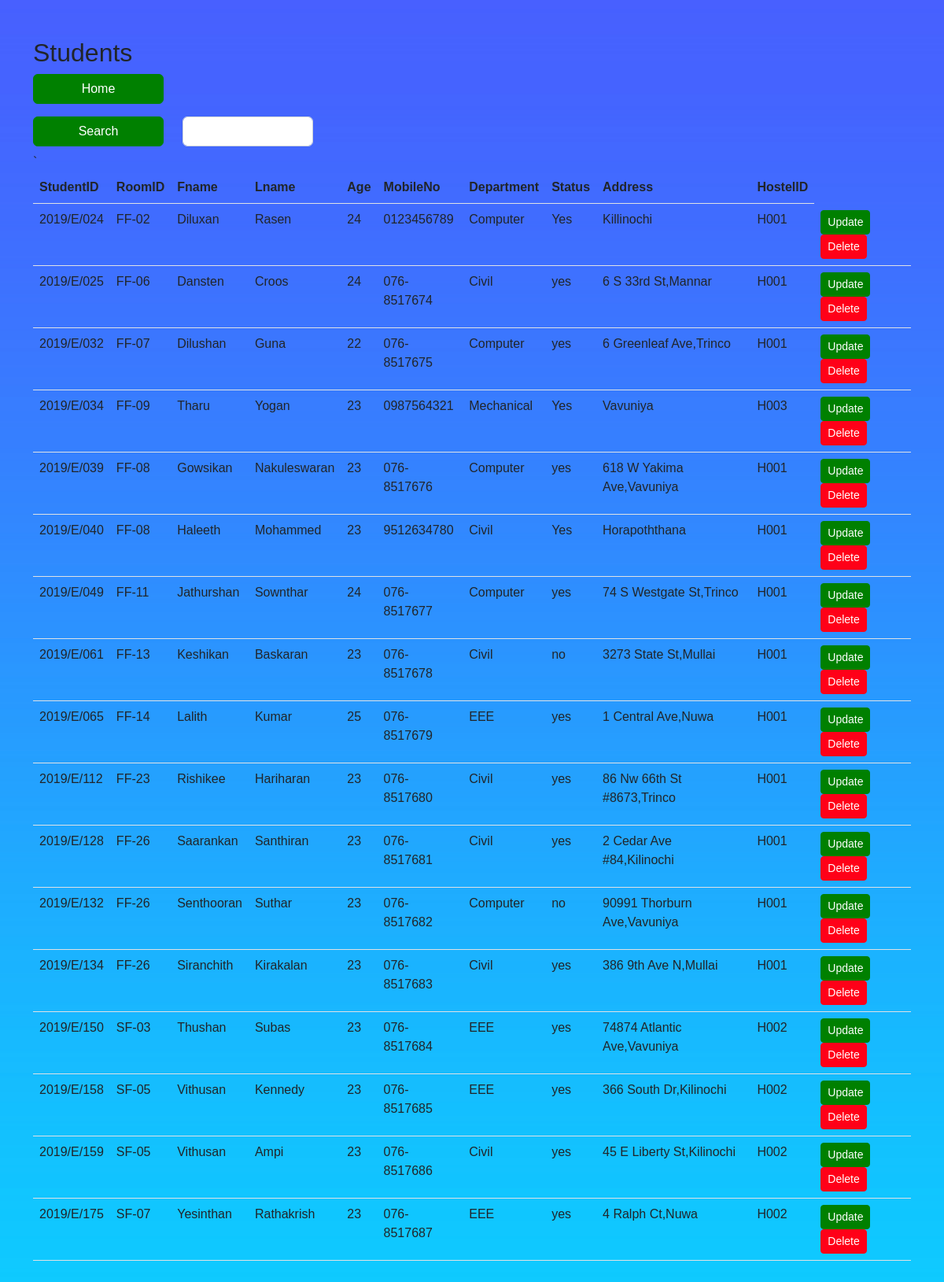
The page /IndexStudent.php (signed in) on the database its author committed.
### tables this page shows
CREATE TABLE `student` (
  `StudentID` char(10) NOT NULL,
  `RoomID` char(9) DEFAULT NULL,
  `Fname` varchar(20) NOT NULL,
  `Lname` varchar(20) NOT NULL,
  `Age` int(11) NOT NULL,
  `MobileNo` varchar(14) NOT NULL,
  `Department` varchar(35) NOT NULL,
  `Status` varchar(4) NOT NULL,
  `Address` varchar(60) NOT NULL,
  `HostelID` varchar(6) DEFAULT NULL
);

### IndexStudent.php (the view, shortened to what this page needs)
<!DOCTYPE html>
<html lang="en">
<head>
    <link rel="stylesheet" href="https://cdn.jsdelivr.net/npm/bootstrap@5.2.2/dist/css/bootstrap.min.css">
    <link rel="stylesheet" type="text/css" href="EditDeleteButton.css">
</head>
<body>
    <div class="container my-5">
        <h2>Students</h2>
        <form action="" method="GET">
            <div class="row mb-2">
                <div class="offset-sm-0 row mb-2 col-sm-2">
                    <a class="btn btn-head" href="/HostelManagement/HomeEmployee.php" role="button">Home</a>
                </div>
            </div>
            <div class="row mb-2">
                <div class=" offset-sm-0 col-sm-2 d-grid">
                    <button type="submit" class="btn btn-head">Search</button>
                </div>
                <div class=" offset-sm-0 col-sm-2 d-grid">
                    <input type="text" class="form-control" name="StudentID" value="<?php if (isset($_GET['StudentID'])) {
                                                                                        echo $_GET['StudentID'];
                                                                                    } ?>">
                </div>
            </div>
        </form>
        <form>
            <table class="table">
                <thead>
                    <tr>
                        <th>StudentID</th>
                        <th>RoomID</th>
                        <th>Fname</th>
                        <th>Lname</th>
                        <th>Age</th>
                        <th>MobileNo</th>
                        <th>Department</th>
                        <th>Status</th>
                        <th>Address</th>
                        <th>HostelID</th> `
                    </tr>
                </thead>
                <tbody>
                    <?php
                    $servername = "localhost";
                    $username = "root";
                    $password = "";
                    $database = "hostel management system";
                    $connection = new mysqli($servername, $username, $password, $database);
                    $sql = "SELECT * FROM student";
                    $result = $connection->query($sql);
                    while ($row = $result->fetch_assoc()) {
                        echo "
                    <tr>
                    <td>$row[StudentID]</td>
                    <td>$row[RoomID]</td>
                    <td>$row[Fname]</td>
                    <td>$row[Lname]</td>
                    <td>$row[Age]</td>
                    <td>$row[MobileNo]</td>
                    <td>$row[Department]</td>
                    <td>$row[Status]</td>
                    <td>$row[Address]</td>
                    <td>$row[HostelID]</td>
                    <td>
                        <a class='btn btn-update btn-sm' href='/HostelManagement/UpdateStudent.php?StudentID=$row[StudentID]'>Update</a>
                        <a class='btn btn-delete btn-sm' href='/HostelManagement/DeleteStudent.php?StudentID=$row[StudentID]'>Delete</a>
                    </td>
                    </tr>
                    ";
                    }
                    ?>
                </tbody>
            </table>
        </form>
        <br>
    </div>
</body>
</html>

### EditDeleteButton.css (style rules this page uses)
.btn-update { --bs-btn-color: #fff; --bs-btn-bg: #008000; --bs-btn-border-color: #008000; --bs-btn-hover-color: #fff; --bs-btn-hover-bg: #0b5ed7; --bs-btn-hover-border-color: #0a58ca; --bs-btn-focus-shadow-rgb: 49, 132, 253; --bs-btn-active-color: #fff; --bs-btn-active-bg: #0a58ca; --bs-btn-active-border-color: #0a53be; --bs-btn-active-shadow: inset 0 3px 5px rgba(0, 0, 0, 0.125); --bs-btn-disabled-color: #fff; --bs-btn-disabled-bg: #008000; --bs-btn-disabled-border-color: #008000 }
.btn-delete { --bs-btn-color: #fff; --bs-btn-bg: #ff0018; --bs-btn-border-color: #ff0018; --bs-btn-hover-color: #fff; --bs-btn-hover-bg: #0b5ed7; --bs-btn-hover-border-color: #0a58ca; --bs-btn-focus-shadow-rgb: 49, 132, 253; --bs-btn-active-color: #fff; --bs-btn-active-bg: #0a58ca; --bs-btn-active-border-color: #0a53be; --bs-btn-active-shadow: inset 0 3px 5px rgba(0, 0, 0, 0.125); --bs-btn-disabled-color: #fff; --bs-btn-disabled-bg: #ff0018; --bs-btn-disabled-border-color: #ff0018 }
.btn-head { --bs-btn-color: #fff; --bs-btn-bg: #008000; --bs-btn-border-color: #008000; --bs-btn-hover-color: #fff; --bs-btn-hover-bg: #0b5ed7; --bs-btn-hover-border-color: #0a58ca; --bs-btn-focus-shadow-rgb: 49, 132, 253; --bs-btn-active-color: #fff; --bs-btn-active-bg: #0a58ca; --bs-btn-active-border-color: #0a53be; --bs-btn-active-shadow: inset 0 3px 5px rgba(0, 0, 0, 0.125); --bs-btn-disabled-color: #fff; --bs-btn-disabled-bg: #008000; --bs-btn-disabled-border-color: #008000 }

### IndexStudent.php (style rules this page uses)
body { margin: 0; padding: 0; background: url(bgImage.jpg)no-repeat center center fixed; font-family: sans-serif; background-size: cover; }

### rows shown on the page
student: StudentID "2019/E/024", RoomID "FF-02", Fname "Diluxan", Lname "Rasen", Age "24", MobileNo "0123456789", Department "Computer", Status "Yes", Address "Killinochi", HostelID "H001"
student: StudentID "2019/E/025", RoomID "FF-06", Fname "Dansten", Lname "Croos", Age "24", MobileNo "076-8517674", Department "Civil", Status "yes", Address "6 S 33rd St,Mannar", HostelID "H001"
student: StudentID "2019/E/032", RoomID "FF-07", Fname "Dilushan", Lname "Guna", Age "22", MobileNo "076-8517675", Department "Computer", Status "yes", Address "6 Greenleaf Ave,Trinco", HostelID "H001"
student: StudentID "2019/E/034", RoomID "FF-09", Fname "Tharu", Lname "Yogan", Age "23", MobileNo "0987564321", Department "Mechanical", Status "Yes", Address "Vavuniya", HostelID "H003"
student: StudentID "2019/E/039", RoomID "FF-08", Fname "Gowsikan", Lname "Nakuleswaran", Age "23", MobileNo "076-8517676", Department "Computer", Status "yes", Address "618 W Yakima Ave,Vavuniya", HostelID "H001"
student: StudentID "2019/E/040", RoomID "FF-08", Fname "Haleeth", Lname "Mohammed", Age "23", MobileNo "9512634780", Department "Civil", Status "Yes", Address "Horapoththana", HostelID "H001"
student: StudentID "2019/E/049", RoomID "FF-11", Fname "Jathurshan", Lname "Sownthar", Age "24", MobileNo "076-8517677", Department "Computer", Status "yes", Address "74 S Westgate St,Trinco", HostelID "H001"
student: StudentID "2019/E/061", RoomID "FF-13", Fname "Keshikan", Lname "Baskaran", Age "23", MobileNo "076-8517678", Department "Civil", Status "no", Address "3273 State St,Mullai", HostelID "H001"
student: StudentID "2019/E/065", RoomID "FF-14", Fname "Lalith", Lname "Kumar", Age "25", MobileNo "076-8517679", Department "EEE", Status "yes", Address "1 Central Ave,Nuwa", HostelID "H001"
student: StudentID "2019/E/112", RoomID "FF-23", Fname "Rishikee", Lname "Hariharan", Age "23", MobileNo "076-8517680", Department "Civil", Status "yes", Address "86 Nw 66th St #8673,Trinco", HostelID "H001"
student: StudentID "2019/E/128", RoomID "FF-26", Fname "Saarankan", Lname "Santhiran", Age "23", MobileNo "076-8517681", Department "Civil", Status "yes", Address "2 Cedar Ave #84,Kilinochi", HostelID "H001"
student: StudentID "2019/E/132", RoomID "FF-26", Fname "Senthooran", Lname "Suthar", Age "23", MobileNo "076-8517682", Department "Computer", Status "no", Address "90991 Thorburn Ave,Vavuniya", HostelID "H001"
student: StudentID "2019/E/134", RoomID "FF-26", Fname "Siranchith", Lname "Kirakalan", Age "23", MobileNo "076-8517683", Department "Civil", Status "yes", Address "386 9th Ave N,Mullai", HostelID "H001"
student: StudentID "2019/E/150", RoomID "SF-03", Fname "Thushan", Lname "Subas", Age "23", MobileNo "076-8517684", Department "EEE", Status "yes", Address "74874 Atlantic Ave,Vavuniya", HostelID "H002"
student: StudentID "2019/E/158", RoomID "SF-05", Fname "Vithusan", Lname "Kennedy", Age "23", MobileNo "076-8517685", Department "EEE", Status "yes", Address "366 South Dr,Kilinochi", HostelID "H002"
student: StudentID "2019/E/159", RoomID "SF-05", Fname "Vithusan", Lname "Ampi", Age "23", MobileNo "076-8517686", Department "Civil", Status "yes", Address "45 E Liberty St,Kilinochi", HostelID "H002"
student: StudentID "2019/E/175", RoomID "SF-07", Fname "Yesinthan", Lname "Rathakrish", Age "23", MobileNo "076-8517687", Department "EEE", Status "yes", Address "4 Ralph Ct,Nuwa", HostelID "H002"
